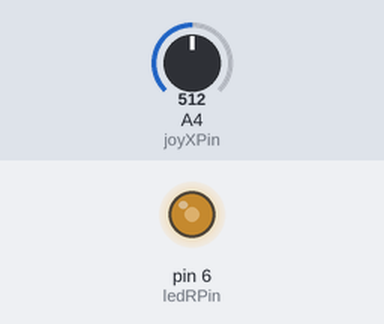
A sketch run on a simulated Arduino Uno, built with avr-gcc and run on an emulated ATmega328P. On the bench: output pins drawn as LEDs (lit = HIGH). The test bench sets the inputs (shaded band); at power-on: A4 (joyXPin) = 512.

Above: at 1.2 s.
1.3 s: A4 (joyXPin) set to 716
At 1.9 s:
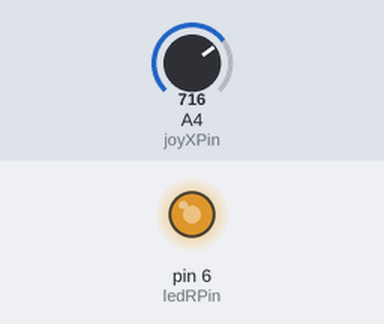
2.8 s: A4 (joyXPin) set to 900
At 3.1 s:
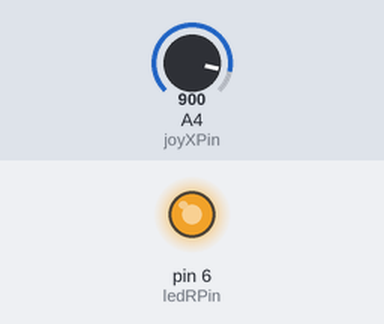
4.3 s: A4 (joyXPin) set to 122
At 5.4 s:
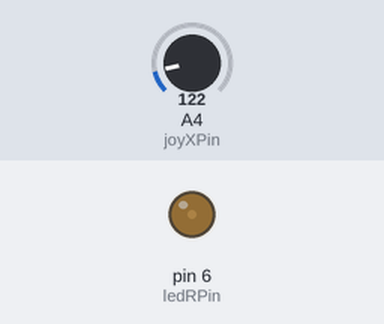
5.8 s: A4 (joyXPin) set to 0
At 6.5 s:
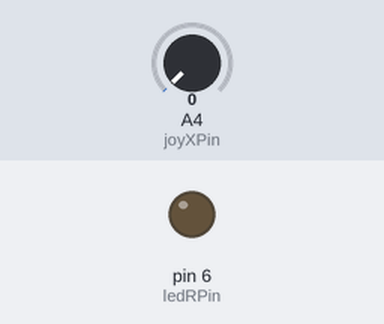
7.3 s: A4 (joyXPin) set to 511
At 7.7 s:
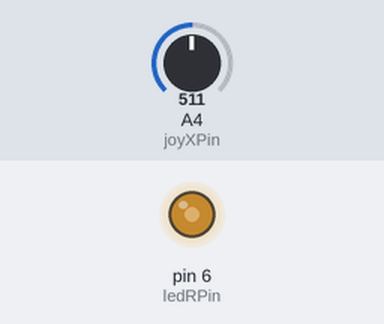
Timing chart, 0 to 9.8 s (numbered marks = the images above; inputs shaded):
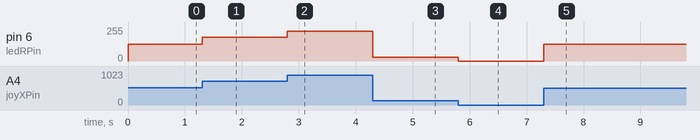

Measured:
- after the input at 1.3 s, pin 6 (ledRPin): 127/255 → 178/255 at once
- after the input at 2.8 s, pin 6 (ledRPin): 178/255 → 224/255 at once
- after the input at 4.3 s, pin 6 (ledRPin): 224/255 → 30/255 at once
- after the input at 5.8 s, pin 6 (ledRPin): 30/255 → 0/255 at once
- after the input at 7.3 s, pin 6 (ledRPin): 0/255 → 127/255 at once

The sketch:

c_ControlLEDJoyX.ino
```cpp
/*
 Controla la lumninosidad LED rojo con Joystick eje x
 Kiwibot- Jose Pujol
 */

// declaramos los pines
const int joyXPin = A4; // selecciona el pin de entrada para el joystick x
const int ledRPin = 6;  // selecciona pin 6 para el LED rojo

// variables que almacenan los datos
int joyXValue = 0; // variable para almacenar los valores del joystick x
int joyXMapvalue = 0; // variable que almacena el valor del sensor mapeado 0-255

void setup() {
  // nada que declarar en el setup
}

void loop() {
  // lee el valor del sensor
  joyXValue = analogRead(joyXPin);
  // mapea el valor a escala 0-255
  joyXMapvalue = map(joyXValue, 0, 1023, 0, 255);

  // escribimos el valor en analogico en el LED
  analogWrite(ledRPin, joyXMapvalue);
}
```
